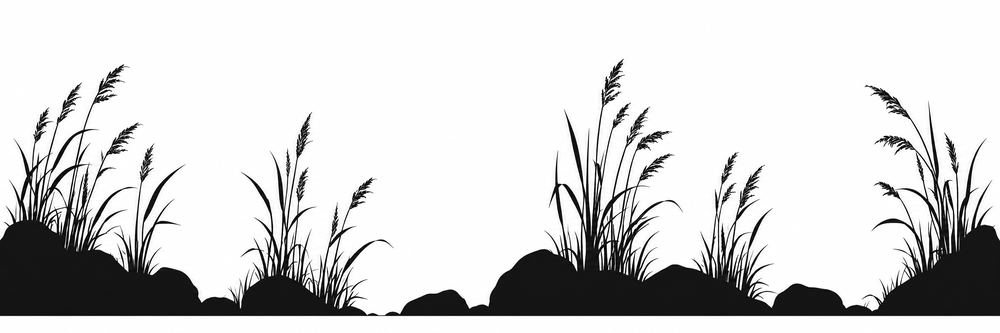
#> input picture projects/tsuzuku/rig/scenery/rocks.png, 1000 x 333 px, shrunk from 3840 x 1280 before the run
$ python split_rocks.py
#> lines starting #> are read from the running program, lines starting #| are printed output that depends on the picture; after the words box and inside, x2 and y2 are one past the last pixel; in counts of white or black regions, pixels touching at a corner belong together
"""The two reed clumps as their own flats (rocksL.png, rocksR.png), cut from rocks.png. The flat's thin ground strip runs its whole
width, so a straight crop leaves a vertical cut edge at a clump's foot; here the strip ends in a rounded stone instead.

    ../../../../.venv/bin/python split_rocks.py
"""
import os
import numpy as np
from PIL import Image
HERE = os.path.dirname(os.path.abspath(__file__))
a = np.array(Image.open(os.path.join(HERE, 'rocks.png')).convert('L')); H, W = a.shape
#> after `H, W = a.shape`: H = 333; W = 1000
for name, (x0, x1), side in [('rocksL', (0, .2406), 1), ('rocksR', (.8458, 1), -1)]:
    c = a[:, int(W * x0):int(W * x1)].copy(); h, w = c.shape; ink = c < 128
    # the cut side: every column within R of it keeps only ink above a quarter-circle rising to the cut (a stone's rounded end)
    R = 90; cols = range(w - R, w) if side > 0 else range(0, R)
    for x in cols:
        d = (x - (w - R)) if side > 0 else (R - x)                      # 0 .. R toward the cut
        lift = R - np.sqrt(max(0, R * R - d * d))                        # how far the rounded end has risen here
        top = int(h - 1 - (h * .06) * (lift / R) * 3)                    # the strip is ~6% of the height; the end curls it away
        c[top:, x][ink[top:, x]] = 255 if d > R * .15 else c[top:, x][ink[top:, x]]
        if d >= R * .95: c[:, x] = 255                                     # nothing touches the cut itself
    Image.fromarray(c).save(os.path.join(HERE, name + '.png')); print(name, c.shape)
#> this loop made 2 passes
#| rocksL (333, 240)
#| rocksR (333, 155)
#> pass 1, `c = a[:, int(W * x0):int(W * x1)].copy()`:
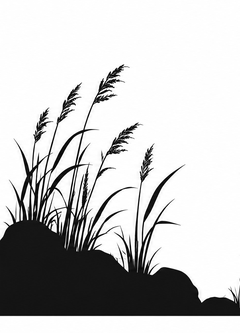
#> c: shape (333, 240); min 0, max 255, mean 198.1
#> pass 1, `ink = c < 128`:
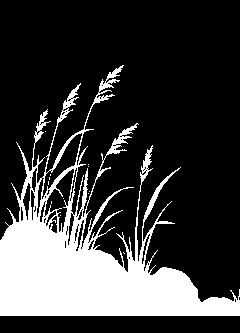
#> ink: shape (333, 240) bool; 23.5% white; 13 white regions (12 under 20 px), largest, box (x1, y1, x2, y2) and area: (0, 65, 240, 316) 18760
#> pass 1, `Image.fromarray(c).save(os.path.join(HERE, name + '.png'))`:
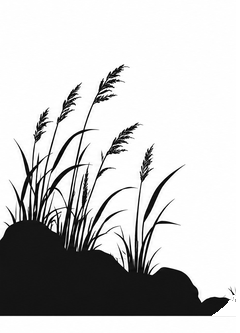
#> saved as rocksL.png: PIL image 240x333 L; min 0, max 255, mean 199
#> pass 2, `c = a[:, int(W * x0):int(W * x1)].copy()`:
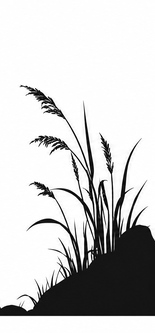
#> c: shape (333, 155); min 0, max 255, mean 203.9
#> after the loop:
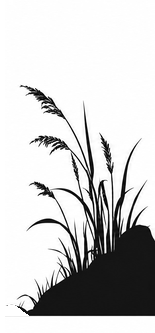
#> c: shape (333, 155); 3.08% of pixels changed, all inside (x1, y1, x2, y2) = (0, 0, 29, 333)

$ run again, with projects/tsuzuku/rig/scenery/far.png copied over projects/tsuzuku/rig/scenery/rocks.png
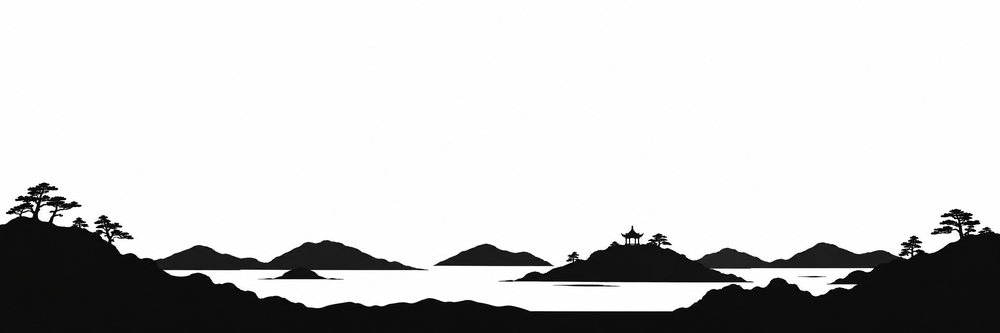
#> input picture projects/tsuzuku/rig/scenery/far.png, 1000 x 333 px, shrunk from 3840 x 1280 before the run
#> the loop `for name, (x0, x1), side in [('rocksL', (0, .2406), 1), ('rocksR', (.8..` made 2 passes
#| rocksL (333, 240)
#| rocksR (333, 155)
#> pass 1, `ink = c < 128`:
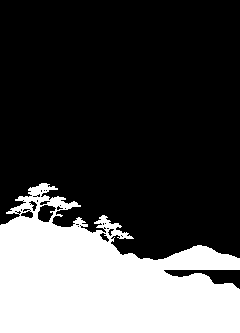
#> ink: shape (333, 240) bool; 28.8% white; 1 white region, box (x1, y1, x2, y2) and area: (0, 183, 240, 333) 23044
#> after the loop `for name, (x0, x1), side in [('rocksL', (0, .2406), 1), ('rocksR', (.8..`:
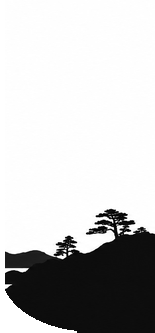
#> c: shape (333, 155); min 0, max 255, mean 195.2

$ run again, with projects/tsuzuku/rig/scenery/ground.png copied over projects/tsuzuku/rig/scenery/rocks.png
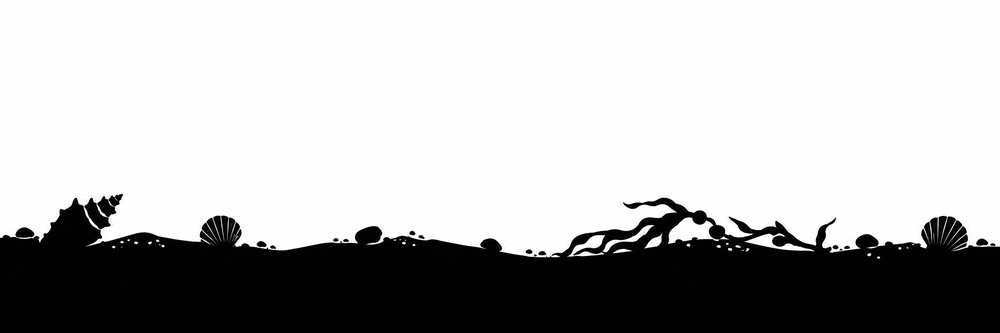
#> input picture projects/tsuzuku/rig/scenery/ground.png, 1000 x 333 px, shrunk from 3840 x 1280 before the run
#> the loop `for name, (x0, x1), side in [('rocksL', (0, .2406), 1), ('rocksR', (.8..` made 2 passes
#| rocksL (333, 240)
#| rocksR (333, 155)
#> pass 1, `ink = c < 128`:
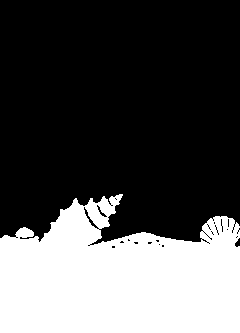
#> ink: shape (333, 240) bool; 31.8% white; 1 white region, box (x1, y1, x2, y2) and area: (0, 194, 240, 333) 25440
#> after the loop `for name, (x0, x1), side in [('rocksL', (0, .2406), 1), ('rocksR', (.8..`:
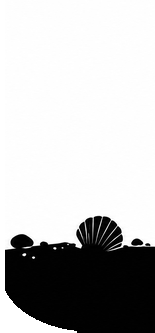
#> c: shape (333, 155); min 0, max 255, mean 189
